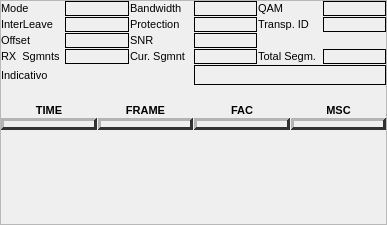
<?xml version="1.0" encoding="UTF-8"?>
<ui version="4.0">
 <class>drmStatusFrame</class>
 <widget class="QFrame" name="drmStatusFrame">
  <property name="geometry">
   <rect>
    <x>0</x>
    <y>0</y>
    <width>387</width>
    <height>225</height>
   </rect>
  </property>
  <property name="sizePolicy">
   <sizepolicy hsizetype="Preferred" vsizetype="Preferred">
    <horstretch>0</horstretch>
    <verstretch>0</verstretch>
   </sizepolicy>
  </property>
  <property name="minimumSize">
   <size>
    <width>0</width>
    <height>0</height>
   </size>
  </property>
  <property name="font">
   <font>
    <pointsize>8</pointsize>
   </font>
  </property>
  <property name="windowTitle">
   <string>Frame</string>
  </property>
  <property name="frameShape">
   <enum>QFrame::StyledPanel</enum>
  </property>
  <property name="frameShadow">
   <enum>QFrame::Raised</enum>
  </property>
  <layout class="QVBoxLayout" name="verticalLayout" stretch="0,0,0,0,1">
   <property name="spacing">
    <number>1</number>
   </property>
   <property name="leftMargin">
    <number>0</number>
   </property>
   <property name="topMargin">
    <number>0</number>
   </property>
   <property name="rightMargin">
    <number>0</number>
   </property>
   <property name="bottomMargin">
    <number>0</number>
   </property>
   <item>
    <layout class="QGridLayout" name="gridLayout" rowminimumheight="1,1,1,1">
     <property name="verticalSpacing">
      <number>1</number>
     </property>
     <item row="0" column="0">
      <widget class="QLabel" name="modeLabel">
       <property name="visible">
        <bool>false</bool>
       </property>
       <property name="minimumSize">
        <size>
         <width>0</width>
         <height>15</height>
        </size>
       </property>
       <property name="text">
        <string>Mode</string>
       </property>
      </widget>
     </item>
     <item row="0" column="1">
      <widget class="QLabel" name="modeEdit">
        <property name="visible">
         <bool>false</bool>
        </property>
        <property name="minimumSize">
        <size>
         <width>40</width>
         <height>0</height>
        </size>
       </property>
       <property name="frameShape">
        <enum>QFrame::Box</enum>
       </property>
       <property name="text">
        <string/>
       </property>
      </widget>
     </item>
     <item row="0" column="2">
      <widget class="QLabel" name="bandwidthLabel">
       <property name="visible">
        <bool>false</bool>
       </property>
       <property name="text">
        <string>Bandwidth</string>
       </property>
      </widget>
     </item>
     <item row="0" column="3">
      <widget class="QLabel" name="bandwidthEdit">
       <property name="visible">
        <bool>false</bool>
       </property>
       <property name="minimumSize">
        <size>
         <width>40</width>
         <height>0</height>
        </size>
       </property>
       <property name="frameShape">
        <enum>QFrame::Box</enum>
       </property>
       <property name="text">
        <string/>
       </property>
      </widget>
     </item>
     <item row="0" column="4">
      <widget class="QLabel" name="qamLabel">
       <property name="visible">
        <bool>false</bool>
       </property>
       <property name="text">
        <string>QAM</string>
       </property>
      </widget>
     </item>
     <item row="0" column="5">
      <widget class="QLabel" name="qamEdit">
       <property name="visible">
        <bool>false</bool>
       </property>
       <property name="minimumSize">
        <size>
         <width>40</width>
         <height>0</height>
        </size>
       </property>
       <property name="frameShape">
        <enum>QFrame::Box</enum>
       </property>
       <property name="text">
        <string/>
       </property>
      </widget>
     </item>
     <item row="1" column="0">
      <widget class="QLabel" name="interleaveLabel">
       <property name="visible">
        <bool>false</bool>
       </property>
       <property name="minimumSize">
        <size>
         <width>0</width>
         <height>15</height>
        </size>
       </property>
       <property name="text">
        <string>InterLeave</string>
       </property>
      </widget>
     </item>
     <item row="1" column="1">
      <widget class="QLabel" name="interleaveEdit">
       <property name="visible">
        <bool>false</bool>
       </property>
       <property name="minimumSize">
        <size>
         <width>40</width>
         <height>0</height>
        </size>
       </property>
       <property name="frameShape">
        <enum>QFrame::Box</enum>
       </property>
       <property name="text">
        <string/>
       </property>
      </widget>
     </item>
     <item row="1" column="2">
      <widget class="QLabel" name="protectionLabel">
       <property name="visible">
        <bool>false</bool>
       </property>
       <property name="text">
        <string>Protection</string>
       </property>
      </widget>
     </item>
     <item row="1" column="3">
      <widget class="QLabel" name="protectionEdit">
       <property name="visible">
        <bool>false</bool>
       </property>
       <property name="minimumSize">
        <size>
         <width>40</width>
         <height>0</height>
        </size>
       </property>
       <property name="frameShape">
        <enum>QFrame::Box</enum>
       </property>
       <property name="text">
        <string/>
       </property>
      </widget>
     </item>
     <item row="1" column="4">
      <widget class="QLabel" name="transportIDLabel">
       <property name="visible">
        <bool>false</bool>
       </property>
       <property name="text">
        <string>Transp. ID</string>
       </property>
      </widget>
     </item>
     <item row="1" column="5">
      <widget class="QLabel" name="transportIDEdit">
       <property name="visible">
        <bool>false</bool>
       </property>
       <property name="minimumSize">
        <size>
         <width>40</width>
         <height>0</height>
        </size>
       </property>
       <property name="frameShape">
        <enum>QFrame::Box</enum>
       </property>
       <property name="text">
        <string/>
       </property>
      </widget>
     </item>
     <item row="2" column="0">
      <widget class="QLabel" name="offsetLabel">
       <property name="visible">
        <bool>false</bool>
       </property>
       <property name="minimumSize">
        <size>
         <width>0</width>
         <height>15</height>
        </size>
       </property>
       <property name="text">
        <string>Offset</string>
       </property>
      </widget>
     </item>
     <item row="2" column="1">
      <widget class="QLabel" name="offsetEdit">
       <property name="visible">
        <bool>false</bool>
       </property>
       <property name="minimumSize">
        <size>
         <width>40</width>
         <height>0</height>
        </size>
       </property>
       <property name="frameShape">
        <enum>QFrame::Box</enum>
       </property>
       <property name="text">
        <string/>
       </property>
      </widget>
     </item>
     <item row="2" column="2">
      <widget class="QLabel" name="snrLabel">
       <property name="text">
        <string>SNR</string>
       </property>
      </widget>
     </item>
     <item row="2" column="3">
      <widget class="QLabel" name="snrEdit">
       <property name="minimumSize">
        <size>
         <width>40</width>
         <height>0</height>
        </size>
       </property>
       <property name="frameShape">
        <enum>QFrame::Box</enum>
       </property>
       <property name="text">
        <string/>
       </property>
      </widget>
     </item>
     <item row="3" column="0">
      <widget class="QLabel" name="rxSegmentsLabel">
       <property name="visible">
        <bool>false</bool>
       </property>
       <property name="minimumSize">
        <size>
         <width>0</width>
         <height>15</height>
        </size>
       </property>
       <property name="text">
        <string>RX  Sgmnts</string>
       </property>
      </widget>
     </item>
     <item row="3" column="1">
      <widget class="QLabel" name="rxSegmentsEdit">
       <property name="visible">
        <bool>false</bool>
       </property>
       <property name="minimumSize">
        <size>
         <width>40</width>
         <height>0</height>
        </size>
       </property>
       <property name="frameShape">
        <enum>QFrame::Box</enum>
       </property>
       <property name="text">
        <string/>
       </property>
      </widget>
     </item>
     <item row="3" column="2">
      <widget class="QLabel" name="curSegmentLabel">
       <property name="visible">
        <bool>false</bool>
       </property>
       <property name="text">
        <string>Cur. Sgmnt</string>
       </property>
      </widget>
     </item>
     <item row="3" column="3">
      <widget class="QLabel" name="currentSegmentEdit">
       <property name="visible">
        <bool>false</bool>
       </property>
       <property name="minimumSize">
        <size>
         <width>40</width>
         <height>0</height>
        </size>
       </property>
       <property name="frameShape">
        <enum>QFrame::Box</enum>
       </property>
       <property name="text">
        <string/>
       </property>
      </widget>
     </item>
     <item row="3" column="4">
      <widget class="QLabel" name="totalSegmentsLabel">
       <property name="visible">
        <bool>false</bool>
       </property>
       <property name="text">
        <string>Total Segm.</string>
       </property>
      </widget>
     </item>
     <item row="3" column="5">
      <widget class="QLabel" name="totalSegmentsEdit">
       <property name="visible">
        <bool>false</bool>
       </property>
       <property name="minimumSize">
        <size>
         <width>40</width>
         <height>0</height>
        </size>
       </property>
       <property name="frameShape">
        <enum>QFrame::Box</enum>
       </property>
       <property name="text">
        <string/>
       </property>
      </widget>
     </item>
    </layout>
   </item>
   <item>
    <layout class="QHBoxLayout" name="horizontalLayout">
     <item>
      <widget class="QLabel" name="callsignLabel">
       <property name="text">
        <string>Indicativo</string>
       </property>
      </widget>
     </item>
     <item>
      <widget class="QLabel" name="callEdit">
       <property name="font">
        <font>
         <pointsize>12</pointsize>
         <weight>75</weight>
         <bold>true</bold>
        </font>
       </property>
       <property name="frameShape">
        <enum>QFrame::Box</enum>
       </property>
       <property name="text">
        <string/>
       </property>
       <property name="alignment">
        <set>Qt::AlignCenter</set>
       </property>
      </widget>
     </item>
    </layout>
   </item>
   <item>
    <widget class="drmSegmentsView" name="blocksReceivedLabel">
     <property name="minimumSize">
      <size>
       <width>0</width>
       <height>17</height>
      </size>
     </property>
     <property name="maximumSize">
      <size>
       <width>16777215</width>
       <height>17</height>
      </size>
     </property>
     <property name="autoFillBackground">
      <bool>false</bool>
     </property>
     <property name="text">
      <string/>
     </property>
    </widget>
   </item>
   <item>
    <layout class="QHBoxLayout" name="horizontalLayout_2">
     <property name="spacing">
      <number>2</number>
     </property>
     <item>
      <layout class="QGridLayout" name="gridLayout_2">
       <property name="spacing">
        <number>1</number>
       </property>
       <item row="1" column="0">
        <widget class="QLabel" name="timeLED">
         <property name="minimumSize">
          <size>
           <width>50</width>
           <height>12</height>
          </size>
         </property>
         <property name="maximumSize">
          <size>
           <width>1000</width>
           <height>12</height>
          </size>
         </property>
         <property name="palette">
          <palette>
           <active>
            <colorrole role="WindowText">
             <brush brushstyle="SolidPattern">
              <color alpha="255">
               <red>76</red>
               <green>76</green>
               <blue>76</blue>
              </color>
             </brush>
            </colorrole>
            <colorrole role="Light">
             <brush brushstyle="SolidPattern">
              <color alpha="255">
               <red>180</red>
               <green>180</green>
               <blue>180</blue>
              </color>
             </brush>
            </colorrole>
            <colorrole role="Dark">
             <brush brushstyle="SolidPattern">
              <color alpha="255">
               <red>50</red>
               <green>50</green>
               <blue>50</blue>
              </color>
             </brush>
            </colorrole>
            <colorrole role="Text">
             <brush brushstyle="SolidPattern">
              <color alpha="255">
               <red>60</red>
               <green>60</green>
               <blue>60</blue>
              </color>
             </brush>
            </colorrole>
            <colorrole role="ButtonText">
             <brush brushstyle="SolidPattern">
              <color alpha="255">
               <red>76</red>
               <green>76</green>
               <blue>76</blue>
              </color>
             </brush>
            </colorrole>
           </active>
           <inactive>
            <colorrole role="WindowText">
             <brush brushstyle="SolidPattern">
              <color alpha="255">
               <red>76</red>
               <green>76</green>
               <blue>76</blue>
              </color>
             </brush>
            </colorrole>
            <colorrole role="Light">
             <brush brushstyle="SolidPattern">
              <color alpha="255">
               <red>180</red>
               <green>180</green>
               <blue>180</blue>
              </color>
             </brush>
            </colorrole>
            <colorrole role="Dark">
             <brush brushstyle="SolidPattern">
              <color alpha="255">
               <red>50</red>
               <green>50</green>
               <blue>50</blue>
              </color>
             </brush>
            </colorrole>
            <colorrole role="Text">
             <brush brushstyle="SolidPattern">
              <color alpha="255">
               <red>60</red>
               <green>60</green>
               <blue>60</blue>
              </color>
             </brush>
            </colorrole>
            <colorrole role="ButtonText">
             <brush brushstyle="SolidPattern">
              <color alpha="255">
               <red>76</red>
               <green>76</green>
               <blue>76</blue>
              </color>
             </brush>
            </colorrole>
           </inactive>
           <disabled>
            <colorrole role="WindowText">
             <brush brushstyle="SolidPattern">
              <color alpha="255">
               <red>50</red>
               <green>50</green>
               <blue>50</blue>
              </color>
             </brush>
            </colorrole>
            <colorrole role="Light">
             <brush brushstyle="SolidPattern">
              <color alpha="255">
               <red>180</red>
               <green>180</green>
               <blue>180</blue>
              </color>
             </brush>
            </colorrole>
            <colorrole role="Dark">
             <brush brushstyle="SolidPattern">
              <color alpha="255">
               <red>50</red>
               <green>50</green>
               <blue>50</blue>
              </color>
             </brush>
            </colorrole>
            <colorrole role="Text">
             <brush brushstyle="SolidPattern">
              <color alpha="255">
               <red>50</red>
               <green>50</green>
               <blue>50</blue>
              </color>
             </brush>
            </colorrole>
            <colorrole role="ButtonText">
             <brush brushstyle="SolidPattern">
              <color alpha="255">
               <red>50</red>
               <green>50</green>
               <blue>50</blue>
              </color>
             </brush>
            </colorrole>
           </disabled>
          </palette>
         </property>
         <property name="font">
          <font>
           <pointsize>8</pointsize>
           <weight>75</weight>
           <italic>false</italic>
           <bold>true</bold>
          </font>
         </property>
         <property name="autoFillBackground">
          <bool>true</bool>
         </property>
         <property name="frameShape">
          <enum>QFrame::Panel</enum>
         </property>
         <property name="frameShadow">
          <enum>QFrame::Raised</enum>
         </property>
         <property name="lineWidth">
          <number>3</number>
         </property>
         <property name="text">
          <string/>
         </property>
         <property name="alignment">
          <set>Qt::AlignCenter</set>
         </property>
        </widget>
       </item>
       <item row="0" column="1">
        <widget class="QLabel" name="frameLedLabel">
         <property name="font">
          <font>
           <pointsize>8</pointsize>
           <weight>75</weight>
           <bold>true</bold>
          </font>
         </property>
         <property name="text">
          <string>FRAME</string>
         </property>
         <property name="alignment">
          <set>Qt::AlignCenter</set>
         </property>
        </widget>
       </item>
       <item row="1" column="2">
        <widget class="QLabel" name="facLED">
         <property name="minimumSize">
          <size>
           <width>50</width>
           <height>12</height>
          </size>
         </property>
         <property name="maximumSize">
          <size>
           <width>1000</width>
           <height>12</height>
          </size>
         </property>
         <property name="palette">
          <palette>
           <active>
            <colorrole role="WindowText">
             <brush brushstyle="SolidPattern">
              <color alpha="255">
               <red>76</red>
               <green>76</green>
               <blue>76</blue>
              </color>
             </brush>
            </colorrole>
            <colorrole role="Light">
             <brush brushstyle="SolidPattern">
              <color alpha="255">
               <red>180</red>
               <green>180</green>
               <blue>180</blue>
              </color>
             </brush>
            </colorrole>
            <colorrole role="Dark">
             <brush brushstyle="SolidPattern">
              <color alpha="255">
               <red>50</red>
               <green>50</green>
               <blue>50</blue>
              </color>
             </brush>
            </colorrole>
            <colorrole role="Text">
             <brush brushstyle="SolidPattern">
              <color alpha="255">
               <red>60</red>
               <green>60</green>
               <blue>60</blue>
              </color>
             </brush>
            </colorrole>
            <colorrole role="ButtonText">
             <brush brushstyle="SolidPattern">
              <color alpha="255">
               <red>76</red>
               <green>76</green>
               <blue>76</blue>
              </color>
             </brush>
            </colorrole>
           </active>
           <inactive>
            <colorrole role="WindowText">
             <brush brushstyle="SolidPattern">
              <color alpha="255">
               <red>76</red>
               <green>76</green>
               <blue>76</blue>
              </color>
             </brush>
            </colorrole>
            <colorrole role="Light">
             <brush brushstyle="SolidPattern">
              <color alpha="255">
               <red>180</red>
               <green>180</green>
               <blue>180</blue>
              </color>
             </brush>
            </colorrole>
            <colorrole role="Dark">
             <brush brushstyle="SolidPattern">
              <color alpha="255">
               <red>50</red>
               <green>50</green>
               <blue>50</blue>
              </color>
             </brush>
            </colorrole>
            <colorrole role="Text">
             <brush brushstyle="SolidPattern">
              <color alpha="255">
               <red>60</red>
               <green>60</green>
               <blue>60</blue>
              </color>
             </brush>
            </colorrole>
            <colorrole role="ButtonText">
             <brush brushstyle="SolidPattern">
              <color alpha="255">
               <red>76</red>
               <green>76</green>
               <blue>76</blue>
              </color>
             </brush>
            </colorrole>
           </inactive>
           <disabled>
            <colorrole role="WindowText">
             <brush brushstyle="SolidPattern">
              <color alpha="255">
               <red>50</red>
               <green>50</green>
               <blue>50</blue>
              </color>
             </brush>
            </colorrole>
            <colorrole role="Light">
             <brush brushstyle="SolidPattern">
              <color alpha="255">
               <red>180</red>
               <green>180</green>
               <blue>180</blue>
              </color>
             </brush>
            </colorrole>
            <colorrole role="Dark">
             <brush brushstyle="SolidPattern">
              <color alpha="255">
               <red>50</red>
               <green>50</green>
               <blue>50</blue>
              </color>
             </brush>
            </colorrole>
            <colorrole role="Text">
             <brush brushstyle="SolidPattern">
              <color alpha="255">
               <red>50</red>
               <green>50</green>
               <blue>50</blue>
              </color>
             </brush>
            </colorrole>
            <colorrole role="ButtonText">
             <brush brushstyle="SolidPattern">
              <color alpha="255">
               <red>50</red>
               <green>50</green>
               <blue>50</blue>
              </color>
             </brush>
            </colorrole>
           </disabled>
          </palette>
         </property>
         <property name="font">
          <font>
           <pointsize>8</pointsize>
           <weight>75</weight>
           <italic>false</italic>
           <bold>true</bold>
          </font>
         </property>
         <property name="autoFillBackground">
          <bool>true</bool>
         </property>
         <property name="frameShape">
          <enum>QFrame::Panel</enum>
         </property>
         <property name="frameShadow">
          <enum>QFrame::Raised</enum>
         </property>
         <property name="lineWidth">
          <number>3</number>
         </property>
         <property name="text">
          <string/>
         </property>
         <property name="alignment">
          <set>Qt::AlignCenter</set>
         </property>
        </widget>
       </item>
       <item row="1" column="3">
        <widget class="QLabel" name="mscLED">
         <property name="minimumSize">
          <size>
           <width>50</width>
           <height>12</height>
          </size>
         </property>
         <property name="maximumSize">
          <size>
           <width>1000</width>
           <height>12</height>
          </size>
         </property>
         <property name="palette">
          <palette>
           <active>
            <colorrole role="WindowText">
             <brush brushstyle="SolidPattern">
              <color alpha="255">
               <red>76</red>
               <green>76</green>
               <blue>76</blue>
              </color>
             </brush>
            </colorrole>
            <colorrole role="Light">
             <brush brushstyle="SolidPattern">
              <color alpha="255">
               <red>180</red>
               <green>180</green>
               <blue>180</blue>
              </color>
             </brush>
            </colorrole>
            <colorrole role="Dark">
             <brush brushstyle="SolidPattern">
              <color alpha="255">
               <red>50</red>
               <green>50</green>
               <blue>50</blue>
              </color>
             </brush>
            </colorrole>
            <colorrole role="Text">
             <brush brushstyle="SolidPattern">
              <color alpha="255">
               <red>60</red>
               <green>60</green>
               <blue>60</blue>
              </color>
             </brush>
            </colorrole>
            <colorrole role="ButtonText">
             <brush brushstyle="SolidPattern">
              <color alpha="255">
               <red>76</red>
               <green>76</green>
               <blue>76</blue>
              </color>
             </brush>
            </colorrole>
           </active>
           <inactive>
            <colorrole role="WindowText">
             <brush brushstyle="SolidPattern">
              <color alpha="255">
               <red>76</red>
               <green>76</green>
               <blue>76</blue>
              </color>
             </brush>
            </colorrole>
            <colorrole role="Light">
             <brush brushstyle="SolidPattern">
              <color alpha="255">
               <red>180</red>
               <green>180</green>
               <blue>180</blue>
              </color>
             </brush>
            </colorrole>
            <colorrole role="Dark">
             <brush brushstyle="SolidPattern">
              <color alpha="255">
               <red>50</red>
               <green>50</green>
               <blue>50</blue>
              </color>
             </brush>
            </colorrole>
            <colorrole role="Text">
             <brush brushstyle="SolidPattern">
              <color alpha="255">
               <red>60</red>
               <green>60</green>
               <blue>60</blue>
              </color>
             </brush>
            </colorrole>
            <colorrole role="ButtonText">
             <brush brushstyle="SolidPattern">
              <color alpha="255">
               <red>76</red>
               <green>76</green>
               <blue>76</blue>
              </color>
             </brush>
            </colorrole>
           </inactive>
           <disabled>
            <colorrole role="WindowText">
             <brush brushstyle="SolidPattern">
              <color alpha="255">
               <red>50</red>
               <green>50</green>
               <blue>50</blue>
              </color>
             </brush>
            </colorrole>
            <colorrole role="Light">
             <brush brushstyle="SolidPattern">
              <color alpha="255">
               <red>180</red>
               <green>180</green>
               <blue>180</blue>
              </color>
             </brush>
            </colorrole>
            <colorrole role="Dark">
             <brush brushstyle="SolidPattern">
              <color alpha="255">
               <red>50</red>
               <green>50</green>
               <blue>50</blue>
              </color>
             </brush>
            </colorrole>
            <colorrole role="Text">
             <brush brushstyle="SolidPattern">
              <color alpha="255">
               <red>50</red>
               <green>50</green>
               <blue>50</blue>
              </color>
             </brush>
            </colorrole>
            <colorrole role="ButtonText">
             <brush brushstyle="SolidPattern">
              <color alpha="255">
               <red>50</red>
               <green>50</green>
               <blue>50</blue>
              </color>
             </brush>
            </colorrole>
           </disabled>
          </palette>
         </property>
         <property name="font">
          <font>
           <pointsize>8</pointsize>
           <weight>75</weight>
           <italic>false</italic>
           <bold>true</bold>
          </font>
         </property>
         <property name="autoFillBackground">
          <bool>true</bool>
         </property>
         <property name="frameShape">
          <enum>QFrame::Panel</enum>
         </property>
         <property name="frameShadow">
          <enum>QFrame::Raised</enum>
         </property>
         <property name="lineWidth">
          <number>3</number>
         </property>
         <property name="text">
          <string/>
         </property>
         <property name="alignment">
          <set>Qt::AlignCenter</set>
         </property>
        </widget>
       </item>
       <item row="0" column="0">
        <widget class="QLabel" name="timeLEDLabel">
         <property name="font">
          <font>
           <pointsize>8</pointsize>
           <weight>75</weight>
           <bold>true</bold>
          </font>
         </property>
         <property name="text">
          <string>TIME</string>
         </property>
         <property name="alignment">
          <set>Qt::AlignCenter</set>
         </property>
        </widget>
       </item>
       <item row="0" column="2">
        <widget class="QLabel" name="facLEDLabel">
         <property name="font">
          <font>
           <pointsize>8</pointsize>
           <weight>75</weight>
           <bold>true</bold>
          </font>
         </property>
         <property name="text">
          <string>FAC</string>
         </property>
         <property name="alignment">
          <set>Qt::AlignCenter</set>
         </property>
        </widget>
       </item>
       <item row="0" column="3">
        <widget class="QLabel" name="mscLEDLabel">
         <property name="minimumSize">
          <size>
           <width>40</width>
           <height>0</height>
          </size>
         </property>
         <property name="font">
          <font>
           <pointsize>8</pointsize>
           <weight>75</weight>
           <bold>true</bold>
          </font>
         </property>
         <property name="text">
          <string>MSC</string>
         </property>
         <property name="alignment">
          <set>Qt::AlignCenter</set>
         </property>
        </widget>
       </item>
       <item row="1" column="1">
        <widget class="QLabel" name="frameLED">
         <property name="minimumSize">
          <size>
           <width>50</width>
           <height>12</height>
          </size>
         </property>
         <property name="maximumSize">
          <size>
           <width>1000</width>
           <height>12</height>
          </size>
         </property>
         <property name="palette">
          <palette>
           <active>
            <colorrole role="WindowText">
             <brush brushstyle="SolidPattern">
              <color alpha="255">
               <red>76</red>
               <green>76</green>
               <blue>76</blue>
              </color>
             </brush>
            </colorrole>
            <colorrole role="Light">
             <brush brushstyle="SolidPattern">
              <color alpha="255">
               <red>180</red>
               <green>180</green>
               <blue>180</blue>
              </color>
             </brush>
            </colorrole>
            <colorrole role="Dark">
             <brush brushstyle="SolidPattern">
              <color alpha="255">
               <red>50</red>
               <green>50</green>
               <blue>50</blue>
              </color>
             </brush>
            </colorrole>
            <colorrole role="Text">
             <brush brushstyle="SolidPattern">
              <color alpha="255">
               <red>60</red>
               <green>60</green>
               <blue>60</blue>
              </color>
             </brush>
            </colorrole>
            <colorrole role="ButtonText">
             <brush brushstyle="SolidPattern">
              <color alpha="255">
               <red>76</red>
               <green>76</green>
               <blue>76</blue>
              </color>
             </brush>
            </colorrole>
           </active>
           <inactive>
            <colorrole role="WindowText">
             <brush brushstyle="SolidPattern">
              <color alpha="255">
               <red>76</red>
               <green>76</green>
               <blue>76</blue>
              </color>
             </brush>
            </colorrole>
            <colorrole role="Light">
             <brush brushstyle="SolidPattern">
              <color alpha="255">
               <red>180</red>
               <green>180</green>
               <blue>180</blue>
              </color>
             </brush>
            </colorrole>
            <colorrole role="Dark">
             <brush brushstyle="SolidPattern">
              <color alpha="255">
               <red>50</red>
               <green>50</green>
               <blue>50</blue>
              </color>
             </brush>
            </colorrole>
            <colorrole role="Text">
             <brush brushstyle="SolidPattern">
              <color alpha="255">
               <red>60</red>
               <green>60</green>
               <blue>60</blue>
              </color>
             </brush>
            </colorrole>
            <colorrole role="ButtonText">
             <brush brushstyle="SolidPattern">
              <color alpha="255">
               <red>76</red>
               <green>76</green>
               <blue>76</blue>
              </color>
             </brush>
            </colorrole>
           </inactive>
           <disabled>
            <colorrole role="WindowText">
             <brush brushstyle="SolidPattern">
              <color alpha="255">
               <red>50</red>
               <green>50</green>
               <blue>50</blue>
              </color>
             </brush>
            </colorrole>
            <colorrole role="Light">
             <brush brushstyle="SolidPattern">
              <color alpha="255">
               <red>180</red>
               <green>180</green>
               <blue>180</blue>
              </color>
             </brush>
            </colorrole>
            <colorrole role="Dark">
             <brush brushstyle="SolidPattern">
              <color alpha="255">
               <red>50</red>
               <green>50</green>
               <blue>50</blue>
              </color>
             </brush>
            </colorrole>
            <colorrole role="Text">
             <brush brushstyle="SolidPattern">
              <color alpha="255">
               <red>50</red>
               <green>50</green>
               <blue>50</blue>
              </color>
             </brush>
            </colorrole>
            <colorrole role="ButtonText">
             <brush brushstyle="SolidPattern">
              <color alpha="255">
               <red>50</red>
               <green>50</green>
               <blue>50</blue>
              </color>
             </brush>
            </colorrole>
           </disabled>
          </palette>
         </property>
         <property name="font">
          <font>
           <pointsize>8</pointsize>
           <weight>75</weight>
           <italic>false</italic>
           <bold>true</bold>
          </font>
         </property>
         <property name="autoFillBackground">
          <bool>true</bool>
         </property>
         <property name="frameShape">
          <enum>QFrame::Panel</enum>
         </property>
         <property name="frameShadow">
          <enum>QFrame::Raised</enum>
         </property>
         <property name="lineWidth">
          <number>3</number>
         </property>
         <property name="text">
          <string/>
         </property>
         <property name="alignment">
          <set>Qt::AlignCenter</set>
         </property>
        </widget>
       </item>
      </layout>
     </item>
    </layout>
   </item>
   <item>
    <spacer name="verticalSpacer">
     <property name="orientation">
      <enum>Qt::Vertical</enum>
     </property>
     <property name="sizeHint" stdset="0">
      <size>
       <width>20</width>
       <height>40</height>
      </size>
     </property>
    </spacer>
   </item>
  </layout>
 </widget>
 <customwidgets>
  <customwidget>
   <class>drmSegmentsView</class>
   <extends>QLabel</extends>
   <header>drmsegmentsview.h</header>
  </customwidget>
 </customwidgets>
 <resources/>
 <connections/>
</ui>
